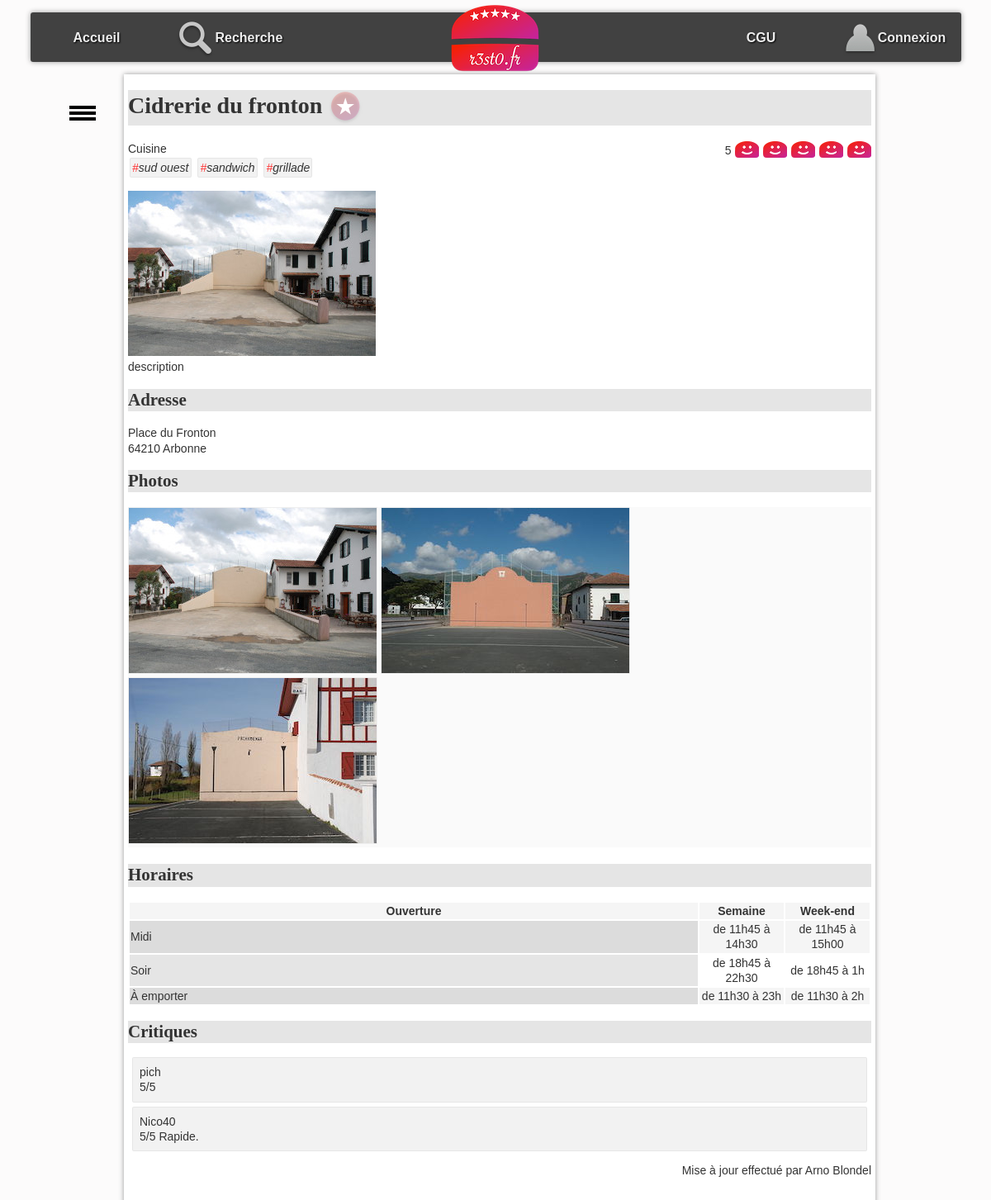
/?action=detail&idR=4, run on the app's committed database.
### tables this page shows
CREATE TABLE `resto` (
  `idR` bigint(20) NOT NULL,
  `nomR` varchar(255) DEFAULT NULL,
  `numAdrR` varchar(20) DEFAULT NULL,
  `voieAdrR` varchar(255) DEFAULT NULL,
  `cpR` char(5) DEFAULT NULL,
  `villeR` varchar(255) DEFAULT NULL,
  `latitudeDegR` float DEFAULT NULL,
  `longitudeDegR` float DEFAULT NULL,
  `descR` text DEFAULT NULL,
  `horairesR` text DEFAULT NULL
);

CREATE TABLE `typeCuisine` (
  `idTC` bigint(20) NOT NULL,
  `libelleTC` varchar(255) DEFAULT NULL
);

CREATE TABLE `photo` (
  `idP` bigint(20) NOT NULL,
  `cheminP` varchar(255) DEFAULT NULL,
  `idR` bigint(20) DEFAULT NULL
);

CREATE TABLE `utilisateur` (
  `idU` bigint(20) NOT NULL,
  `mailU` varchar(150) NOT NULL,
  `mdpU` varchar(255) DEFAULT NULL,
  `pseudoU` varchar(50) DEFAULT NULL,
  `adminU` tinyint(1) DEFAULT 0
);

CREATE TABLE `critiquer` (
  `idR` bigint(20) NOT NULL,
  `note` int(11) DEFAULT NULL,
  `commentaire` varchar(4096) DEFAULT NULL,
  `idU` bigint(20) NOT NULL
);

### index.php (called while the page is built, shortened)
<?php
require_once "getRacine.php";
require_once "$racine/includes/autoload.inc.php";
require_once "$racine/includes/authentification.inc.php";
if (isset($_GET["action"])){
    $action = $_GET["action"];
}
else{
    $action = "defaut";
}
$fichier = controleurPrincipal($action);
try{
    require_once "$racine/controleur/$fichier";
} catch (Throwable $e) {
    ajouterMessage($action." : ".$e->getMessage());
    $titre = "Erreur";
    require_once "$racine/vue/entete.html.php";
    require_once "$racine/vue/pied.html.php";
}

### includes/autoload.inc.php (called while the page is built, shortened)
<?php
function chargeurBaseEspacesDeNoms(string $className) {
    $fileName = __DIR__ . '/../';
    $fileName .= str_replace('\\', DIRECTORY_SEPARATOR, $className) . '.class.php';
}

### modele/dao/Bdd.class.php (called while the page is built, shortened)
<?php
class Bdd {
    private static ?PDO $pdo=null;
    private static $login = "blondel";
    private static $mdp = "S558U";
    private static $bd = "blondel_resto";
    private static $serveur = "localhost";
    private static $pdoOptions = array  (
        PDO::MYSQL_ATTR_INIT_COMMAND => "SET NAMES utf8"
        ,PDO::ATTR_ERRMODE => PDO::ERRMODE_EXCEPTION
                                        );
    public static function connecter() : ?PDO  {
        if (is_null(self::$pdo)) {
                self::$pdo = new PDO("mysql:host=".self::$serveur.";dbname=".self::$bd, self::$login, self::$mdp, self::$pdoOptions);
        }
        return self::$pdo;
    }
    public static function getConnexion() : ?PDO {
        return self::$pdo;
    }
}

### modele/dao/RestoDAO.class.php (called while the page is built, shortened)
<?php
class RestoDAO {
    public static function getOneById(int $id): ?Resto {
        $leResto = null;
        try {
            $requete = "SELECT * FROM resto WHERE idR = :idR";
            $stmt = Bdd::getConnexion()->prepare($requete);
            $stmt->bindParam(':idR', $id, PDO::PARAM_INT);
            $ok = $stmt->execute();
            if ($ok && $stmt->rowCount() > 0) {
                $enreg = $stmt->fetch(PDO::FETCH_ASSOC);
                $leResto = self::enregistrementVersObjet($enreg);
            }
        } catch (PDOException $e) {
            throw new Exception("Erreur dans la méthode " . get_called_class() . "::getOneById : <br/>" . $e->getMessage());
        }
        return $leResto;
    }
    private static function enregistrementVersObjet(array $enreg): Resto {
        $id = $enreg['idR'];
        $leResto = new Resto(
                $enreg['idR'], $enreg['nomR'], $enreg['numAdrR'], $enreg['voieAdrR'], $enreg['cpR'], $enreg['villeR'],
                $enreg['latitudeDegR'], $enreg['longitudeDegR'], $enreg['descR'], $enreg['horairesR']
        );
        $lesCritiques = CritiqueDAO::getAllByResto($id);
        $lesPhotos = PhotoDAO::getAllByResto($id);
        $lesTcProposes = TypeCuisineDAO::getAllProposesByIdR($id);
        $leResto->setLesTypesCuisineProposes($lesTcProposes);
        $leResto->setLesPhotos($lesPhotos);
        $leResto->setLesCritiques($lesCritiques);
        return $leResto;
    }
}

### modele/dao/CritiqueDAO.class.php (called while the page is built, shortened)
<?php
class CritiqueDAO {
    public static function getNoteMoyenneByIdR(int $idR): float {
        $retour = -1;
        try {
            $requete = "select avg(note) as moyenne from critiquer where idR=:idR";
            $stmt = Bdd::getConnexion()->prepare($requete);
            $stmt->bindParam(':idR', $idR, PDO::PARAM_INT);
            $ok = $stmt->execute();
            if ($ok && $stmt->rowCount() > 0) {
                $enreg = $stmt->fetch(PDO::FETCH_ASSOC);
                if (!is_null($enreg["moyenne"])){
                    $retour = $enreg["moyenne"];
                }
            }
        } catch (PDOException $e) {
            throw new Exception("Erreur dans la méthode " . get_called_class() . "::getNoteMoyenneByIdR : <br/>" . $e->getMessage());
        }
        return $retour;
    }
    public static function getAllByResto(int $idR): array {
        $lesObjets = array();
        try {
            $requete = "SELECT * FROM critiquer c"
                    . " INNER JOIN utilisateur u ON  c.idU = u.idU "
                    . " WHERE idR = :idR";
            $stmt = Bdd::getConnexion()->prepare($requete);
            $stmt->bindParam(':idR', $idR, PDO::PARAM_INT);
            $ok = $stmt->execute();
            if ($ok) {
                while ($enreg = $stmt->fetch(PDO::FETCH_ASSOC)) {
                    $user = new Utilisateur($enreg['idU'], $enreg['mailU'], $enreg['mdpU'], $enreg['pseudoU'], $enreg['adminU']);
                    $lesObjets[] = new Critique($enreg['note'], $enreg['commentaire'], $user);
                }
            }
        } catch (PDOException $e) {
            throw new Exception("Erreur dans la méthode " . get_called_class() . "::getAllByResto : <br/>" . $e->getMessage());
        }
        return $lesObjets;
    }
}

### modele/dao/PhotoDAO.class.php (called while the page is built, shortened)
<?php
class PhotoDAO {
    public static function getAllByResto(int $idR): array {
        $lesObjets = array();
        try {
            $requete = "SELECT * FROM photo WHERE idR = :idR";
            $stmt = Bdd::getConnexion()->prepare($requete);
            $stmt->bindParam(':idR', $idR, PDO::PARAM_INT);
            $ok = $stmt->execute();
            if ($ok) {
                while ($enreg = $stmt->fetch(PDO::FETCH_ASSOC)) {
                    $lesObjets[] = new Photo($enreg['idP'], $enreg['cheminP']);
                }
            }
        } catch (PDOException $e) {
            throw new Exception("Erreur dans la méthode " . get_called_class() . "::getAllByResto : <br/>" . $e->getMessage());
        }
        return $lesObjets;
    }
}

### modele/dao/TypeCuisineDAO.class.php (called while the page is built, shortened)
<?php
class TypeCuisineDAO {
    public static function getAllProposesByIdR(int $idR) : array {
        $lesObjets = array();
        try {
            $requete = "select typeCuisine.* from typeCuisine inner join proposer on typeCuisine.idTC = proposer.idTC where proposer.idR = :idR";
            $stmt = Bdd::getConnexion()->prepare($requete);
            $stmt->bindParam(':idR', $idR, PDO::PARAM_INT);
            $ok = $stmt->execute();
            if ($ok) {
                while ($enreg = $stmt->fetch(PDO::FETCH_ASSOC)) {
                    $lesObjets[] = new TypeCuisine($enreg['idTC'], $enreg['libelleTC']);
                }
            }
        } catch (PDOException $e) {
            throw new Exception("Erreur dans la méthode " . get_called_class() . "::getAllProposesByIdR : <br/>" . $e->getMessage());
        }
        return $lesObjets;
    }
}

### modele/metier/Resto.class.php (called while the page is built, shortened)
<?php
class Resto {
    private int $idR;
    private ?string $nomR;
    private ?string $voieAdr;
    private ?string $cpR;
    private ?string $villeR;
    private ?string $descR;
    private ?string $horairesR;
    private array $lesPhotos;
    private array $lesCritiques;
    private array $lesTypesCuisineProposes;
    function __construct(int $idR, string $nomR, ?string $numAdr, ?string $voieAdr, ?string $cpR, ?string $villeR, ?float $latitudeDegR, ?float $longitudeDegR, ?string $descR, ?string $horairesR) {
        $this->idR = $idR;
        $this->nomR = $nomR;
        $this->voieAdr = $voieAdr;
        $this->cpR = $cpR;
        $this->villeR = $villeR;
        $this->descR = $descR;
        $this->horairesR = $horairesR;
        $this->lesCritiques = array();
        $this->lesPhotos = array();
        $this->lesTypesCuisineProposes = array();
    }
    function getIdR(): int {
        return $this->idR;
    }
    function getNomR(): ?string {
        return $this->nomR;
    }
    function getVoieAdr(): ?string {
        return $this->voieAdr;
    }
    function getCpR(): ?string {
        return $this->cpR;
    }
    function getVilleR(): ?string {
        return $this->villeR;
    }
    function getDescR(): ?string {
        return $this->descR;
    }
    function getHorairesR(): ?string {
        return $this->horairesR;
    }
    function getLesPhotos(): array {
        return $this->lesPhotos;
    }
    function getLesCritiques(): array {
        return $this->lesCritiques;
    }
    function getLesTypesCuisineProposes(): array {
        return $this->lesTypesCuisineProposes;
    }
    function setLesPhotos(array $lesPhotos): void {
        $this->lesPhotos = $lesPhotos;
    }
    function setLesCritiques(array $lesCritiques): void {
        $this->lesCritiques = $lesCritiques;
    }
    function setLesTypesCuisineProposes(array $lesTypesCuisineProposes): void {
        $this->lesTypesCuisineProposes = $lesTypesCuisineProposes;
    }
}

### includes/authentification.inc.php (called while the page is built, shortened)
<?php
function getIdULoggedOn(): int {
    if (isLoggedOn()) {
        $ret = intval($_SESSION["idU"]);
    } else {
        $ret = 0;
    }
    return $ret;
}
function isLoggedOn(): bool {
    $ret = false;
    return $ret;
}

### modele/dao/AimerDAO.class.php (called while the page is built, shortened)
<?php
class AimerDAO {
    public static function estAimeById(int $idU, int $idR): bool {
        $retour = false;
        try {
            $requete = "SELECT * FROM aimer WHERE idR=:idR AND idU=:idU";
            $stmt = Bdd::getConnexion()->prepare($requete);
            $stmt->bindParam(':idU', $idU, PDO::PARAM_INT);
            $stmt->bindParam(':idR', $idR, PDO::PARAM_INT);
            $ok = $stmt->execute();
        } catch (PDOException $e) {
            throw new Exception("Erreur dans la méthode " . get_called_class() . "::estAimeByIdU : <br/>" . $e->getMessage());
        }
        return $retour;
    }
}

### vue/vueDetailResto.php (the view, shortened to what this page needs)
<h1><?= $unResto->getNomR(); ?>
    <?php if ($aimer != false) { ?>
        <a href="./?action=aimer&idR=<?= $unResto->getIdR(); ?>" ><img class="aimer" src="images/aime.png" alt="j'aime ce restaurant"></a>
    <?php } else { ?>
        <a href="./?action=aimer&idR=<?= $unResto->getIdR(); ?>" ><img class="aimer" src="images/aimepas.png" alt="je n'aime pas encore ce restaurant"></a>
    <?php } ?>
</h1>
<span id="note">
    <?php $uneNote = modele\dao\CritiqueDAO::getNoteMoyenneByIdR($unResto->getIdR());
            if ($uneNote === -1) {
                echo "aucune note";
            } else {
                echo $uneNote;
            }?>
    <?php for ($i = 1; $i <= 5; $i++) { ?>
        <a class="aimer" href="./?action=noter&note=<?= $i ?>&idR=<?= $unResto->getIdR(); ?>" >
            <?php if ($i <= $noteMoy) { ?>
                <img class="note" src="images/like.png" alt="">
            <?php } else {
                ?>
                <img class="note" src="images/neutre.png" alt="line neutre">
            <?php } ?>
        </a>
    <?php } ?>
</span>
<section>
    Cuisine <br />
    <ul id="tagFood">
        <?php
        foreach ($lesTypesCuisine as $leTC) {
            ?>
            <li class="tag"><span class="tag">#</span><?= $leTC->getLibelleTC() ?></li>
            <?php }
        ?>
    </ul>
</section>
<p id="principal">
    <?php
    if (count($lesPhotos) > 0) {
        $laPhoto = $lesPhotos[0];
        ?>
        <img src="photos/<?= $laPhoto->getCheminP() ?>" alt="photo du restaurant" />
    <?php } ?>
    <br />
    <?= $unResto->getDescR(); ?>
</p>
<h2 id="adresse">
    Adresse
</h2>
<p>
    <?= $unResto->getVoieAdr(); ?><br />
    <?= $unResto->getCpR(); ?>
    <?= $unResto->getVilleR(); ?>
</p>
<h2 id="photos">
    Photos
</h2>
<ul id="galerie">
    <?php
    foreach ($lesPhotos as $laPhoto) {
        ?>
        <li> <img class="galerie" src="photos/<?= $laPhoto->getCheminP() ?>" alt="" /></li>
        <?php
    }
    ?>
</ul>
<h2 id="horaires">
    Horaires
</h2>
<?= $unResto->getHorairesR(); ?>
<h2 id="crit">Critiques</h2>
<ul id="critiques">
    <?php
    foreach ($critiques as $uneCritique) {
        ?>
        <li>
            <span>
                <?= $uneCritique->getLeUtilisateur()->getPseudoU() ?>
            </span>
            <div>
                <span>
                    <?php
                    if ($uneCritique->getNote()) {
                        ?>
                        <?= $uneCritique->getNote() ?>/5
                        <?php
                    }
                    ?>
                </span>
                <span><?= $uneCritique->getCommentaire() ?> </span>
            </div>
        </li>
    <?php } ?>
</ul>

### css/base.css (style rules this page uses)
:root { --largeurPage: 900px; --largeurMenuCont : 200px; --margeCalc: calc((100% - var(--largeurPage)) / 2); --margeMenuHaut : 15px; --hauteurMenuGene:60px; --coulA1:#5A7694; --coulA2:#D7E5ED; --coulB1:#566459; --coulB2:#90974A; --coulC:#CDBCA0; --fondC:#fcfbfb; --padding_cote:5px; }
body { font-family: Arial; color : #333; font-size : 14px; line-height : 1.3; scroll-behavior: smooth; background-color : var(--fondC); }
a.aimer { text-decoration: none; }
#corps>table { width: 100%; }

### css/cgu.css (style rules this page uses)
h1,h2,h3,h4 { font-family: Futura; background-color : rgba(0,0,0,0.1); }
td.cell { text-align : center; width : 100px; }
td.label { background-color : rgba(0,0,0,0.1); }
tr:nth-child(odd) { background-color : rgb(245,245,245); }

### css/corps.css (style rules this page uses)
#tagFood { display:inline-block; padding-left : 0px; font-style: italic; margin : 0px; }
li.tag { display:inline-block; border:1px solid rgba(0,0,0,0.05); background-color:rgba(0,0,0,0.05); padding:2px; margin:2px; border-radius: 2px; }
span.tag { color:rgb(255,50,50); }
#galerie { margin-top : 0px; margin-bottom : 20px; padding-left : 0px; background-color : rgb(250,250,250); }
#galerie li { display : inline-block; }
img.note { padding-left : 1px; vertical-align : sub; }
img.galerie { border:1px solid rgb(239,239,239); }
#note { float : right; }
img.aimer { vertical-align : middle; }
#critiques { list-style-type : none; padding-left : 0px; }
#critiques>li { border:1px solid rgba(0,0,0,0.05); background-color:rgba(0,0,0,0.05); padding:8px; margin:5px; border-radius: 2px; }

### data on the page
resto: nomR "Cidrerie du fronton", descR "description", voieAdrR "Place du Fronton", cpR "64210", villeR "Arbonne", horairesR "Ouverture Semaine Week-end Midi de 11h45 à 14h30 de 11h45 à 15h00 Soir de 18h45 à 22h30 de 18h45 à 1h À emporter de 11h30 à 23h de 11h30 à 2h"
typecuisine: libelleTC "sud ouest"
typecuisine: libelleTC "sandwich"
typecuisine: libelleTC "grillade"
photo: cheminP (picture)
photo: cheminP (picture)
photo: cheminP (picture)
utilisateur: pseudoU "pich"
critiquer: idU.pseudoU "Nico40", note "5", commentaire "Rapide."

### other printed values
$uneNote "5"
$uneCritique->getNote() "5"
